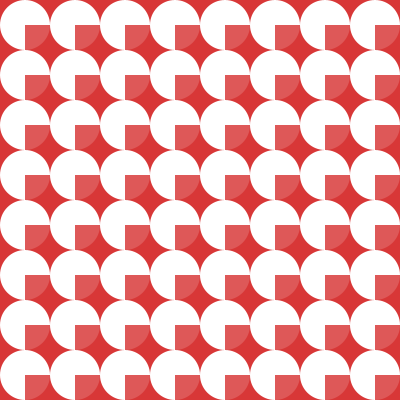
Frame 1 (no input)
Frame 60 (the mouse pressed at the canvas centre just before this capture): identical to frame 1, image omitted
Frame 120 (the mouse held since frame 60 and released just before this capture): identical to frame 1, image omitted

The Processing sketch that drew this single still picture (run headless with seeded random() and noise(); from frame 60 on, the mouse is pressed at the canvas centre):

// Processing sketch: processing_86325
// ── processing_86325.pde

void setup()
{    size( 400, 400 );
   }

void draw()
{
    background(#D83737,213);
    smooth();

   
    noStroke();
        for ( int posx = 25; posx<=400; posx = posx+50)
    for (int posy = 25;posy<=400;posy = posy+50 ) 
    { fill(255);
       ellipse(posx,posy,50,50);
       fill(#D83737,213);
        rect(posx,posy,25,25);
        fill(0);
               
    }
}
